Frame 1 (no input): blank canvas, image omitted
Frame 60 (the mouse pressed at the canvas centre just before this capture): blank canvas, image omitted
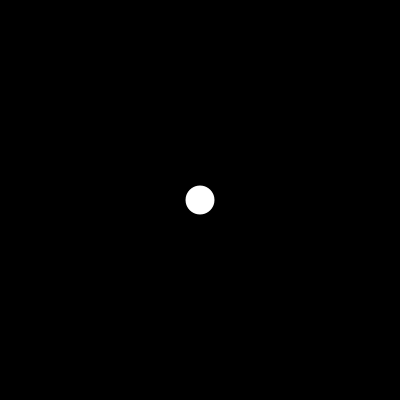
Frame 120 (the mouse held since frame 60 and released just before this capture)

The Processing sketch whose frames 1 and 60 were blank and that drew this single picture after the mouse press (run headless with seeded random() and noise(); from frame 60 on, the mouse is pressed at the canvas centre):

// Processing sketch: processing_103692
// ── processing_103692.pde

int[][] array0;
final int steps = 20;

void setup(){
array0 = new int[steps][3];
size(400,400);
background(0);
noStroke();
for(int i = 0; i < steps; i++){
  array0[i][0] = mouseX;
  array0[i][1] = mouseY;
  array0[i][2] = 0;
}
}

void draw(){
  background(0);
  for( int i = steps - 1; i > 0; i--){
    array0[i][0] = array0[i - 1][0];
    array0[i][1] = array0[i - 1][1];
    if (mousePressed){
    array0[i][2] = 1;
     }else{
      array0[i][2] = 0;
  }
 }
  
  array0[0][0] = mouseX;
  array0[0][1] = mouseY;
  
  for(int i = 0; i < steps; i++){
    fill(255, 255 - i*(int)(255/steps));
    if(array0[i][2] == 1){
    ellipse(array0[i][0], array0[i][1], 30 - i*(int)(30/steps) , 30 - i*(int)(30/steps));
  }
  }
  }
  
